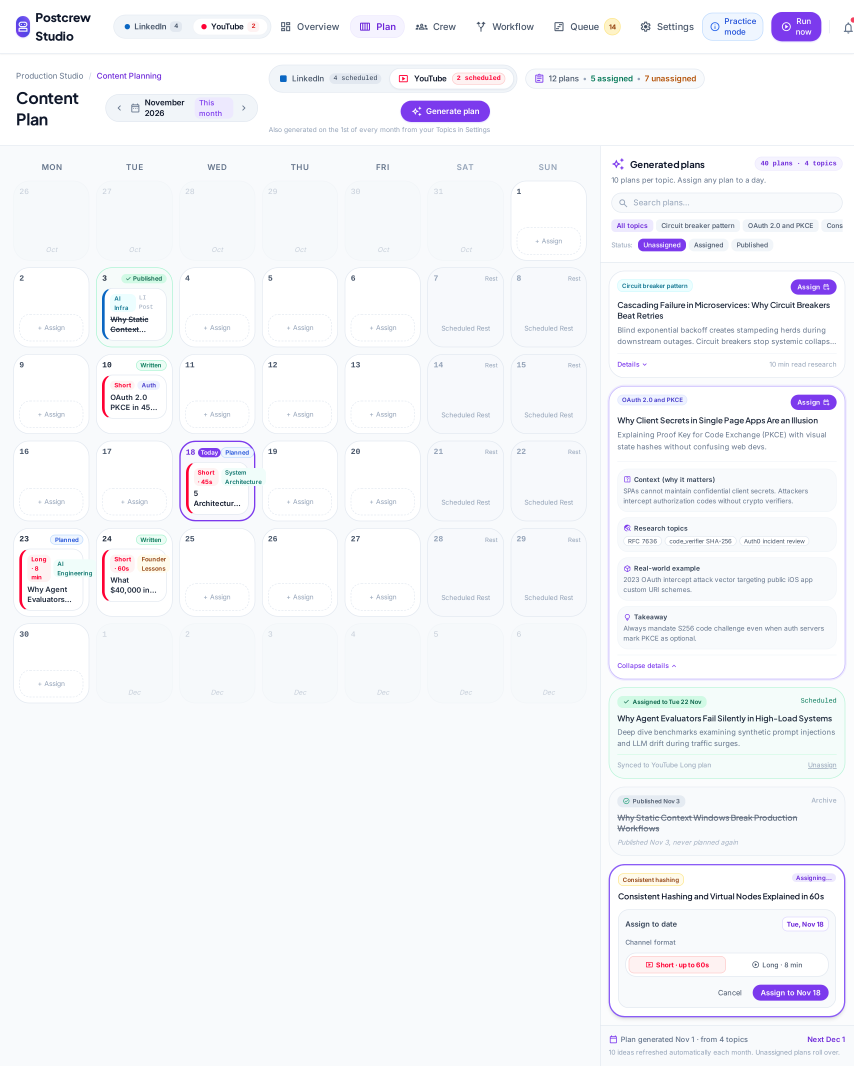
#> input picture design/stitch/content-plan-monthly-editorial-board.png, 2560 x 3196 px (shown at 1/3 size)
$ python -i qa.py   (imports and definitions only)
#> lines starting #> are read from the running program, lines starting #| are printed output that depends on the picture; after the words box and inside, x2 and y2 are one past the last pixel; in counts of white or black regions, pixels touching at a corner belong together
#> further down, picture is the input picture: PIL image 2560x3196 RGB; mean R, G, B 245.4, 246.5, 249.9
"""Quality checks on a finished video, with no AI: is there sound where the voice should be, is the voice clean, are the frames right.

Everything here is ffmpeg and Pillow, so it costs nothing and runs in seconds. It looks for what went wrong in earlier videos:

  sound   no audio at all; a stretch where the voice should speak but nothing is heard (missing sound); a long silence in the middle;
          loudness far from the target; clipping.
  frames  black frames; a frame that is frozen for many seconds; a scene whose picture is empty; things drawn too near the edge.
  format  the size and the length.

`inspect` returns findings [{"scene", "kind", "severity": "error" | "warn", "message"}] and a 0-100 score. An error is something a
viewer would notice at once and is worth fixing (or recording again); a warning is reported and left.
"""
import io
import re
import shutil
import subprocess

from PIL import Image, ImageChops, ImageFilter, ImageStat

LUFS_OK = (-19.0, -10.0)     # explainroo normalises to -14
SPEECH_DB = -42.0            # a voice span quieter than this (mean volume) is missing sound
SILENCE_S = 2.5              # a silence this long in the middle of the video
FREEZE_S = 10.0              # a frame that does not change for this long
PENALTY = {"error": 15, "warn": 4}


def _ffmpeg(args, timeout=300):
    r = subprocess.run(["ffmpeg", "-hide_banner", "-nostats", *args], capture_output=True, text=True, timeout=timeout)
    return r.stderr


# [54 lines left out: functions audio_facts, mean_volume, silences, black_frames, frozen, frame_at, not called in this run]


def ink(img, thr=38):
    """A mask of what is drawn (edges and bright shapes) as opposed to the smooth background: 1 where there is something."""
#> called with thr = 38
    g = img.convert("L")
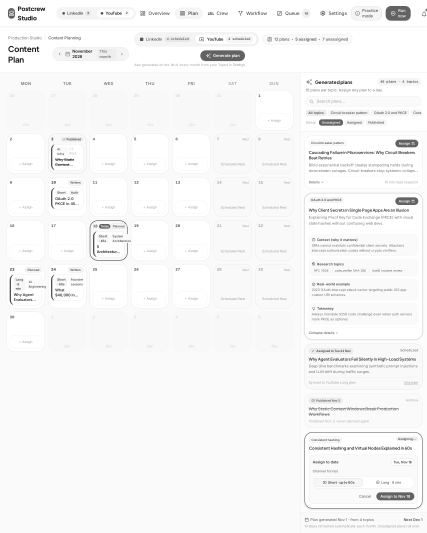
#> g: PIL image 2560x3196 L (shown at 1/6 size); min 23, max 255, mean 246.7
    edges = g.filter(ImageFilter.FIND_EDGES).point(lambda v: 255 if v > thr else 0)
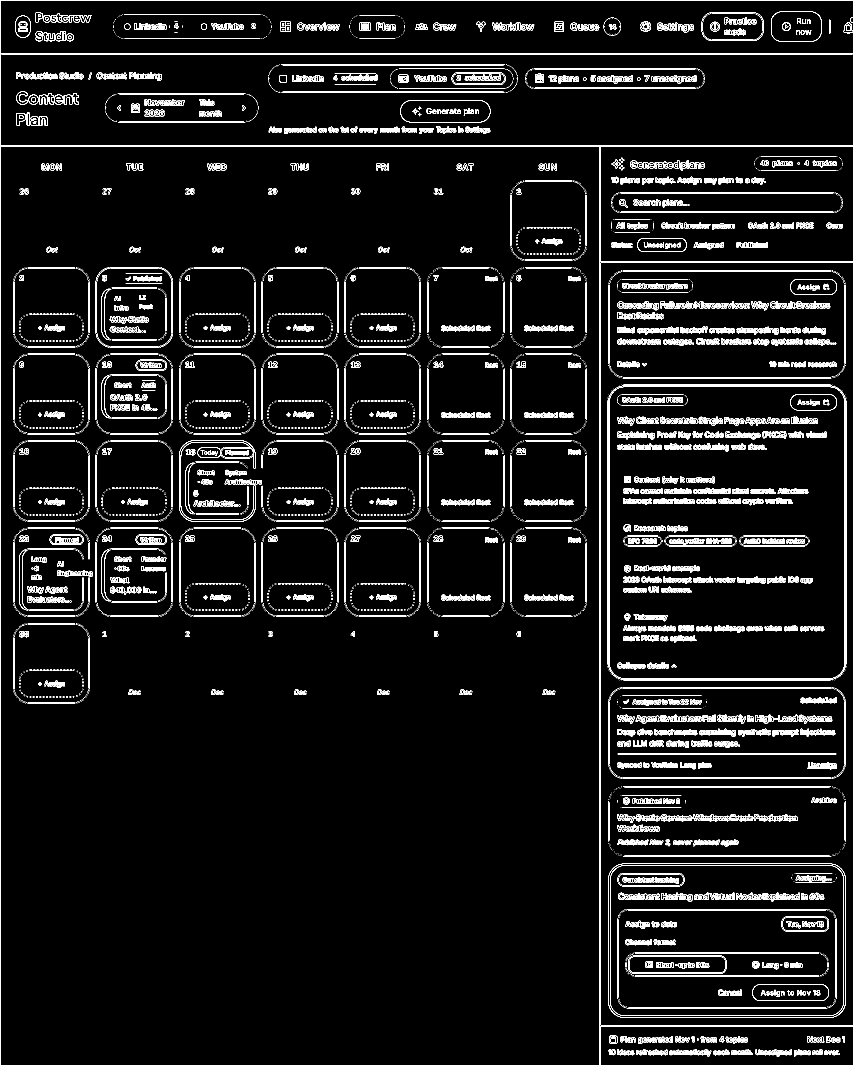
#> edges: PIL image 2560x3196 L (shown at 1/3 size); 4.2% white in thin lines or dots
    bright = ImageChops.subtract(g, g.filter(ImageFilter.GaussianBlur(18))).point(lambda v: 255 if v > 28 else 0)
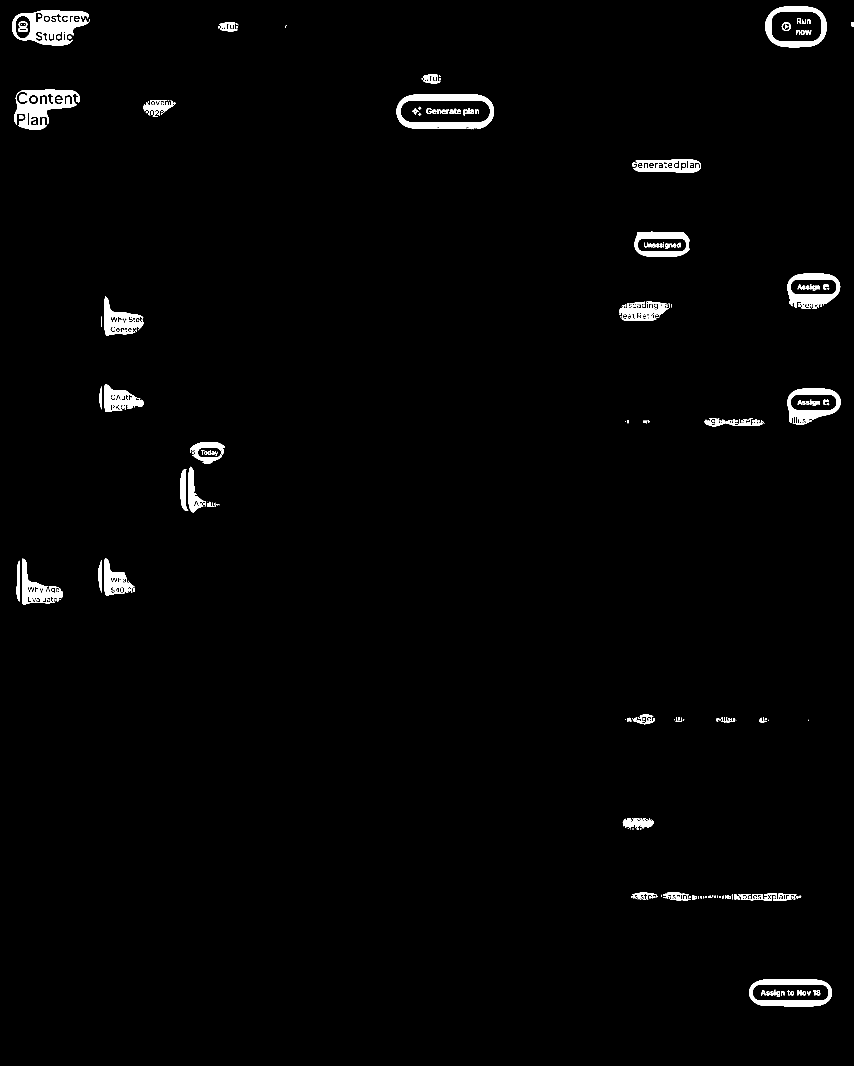
#> bright: PIL image 2560x3196 L (shown at 1/3 size); 1.6% white; 286 white regions (114 under 20 px), largest, box (x1, y1, x2, y2) and area: (36, 32, 270, 136) 11892, (1190, 283, 1482, 388) 11152, (42, 269, 240, 390) 10659
    return ImageChops.lighter(edges, bright)
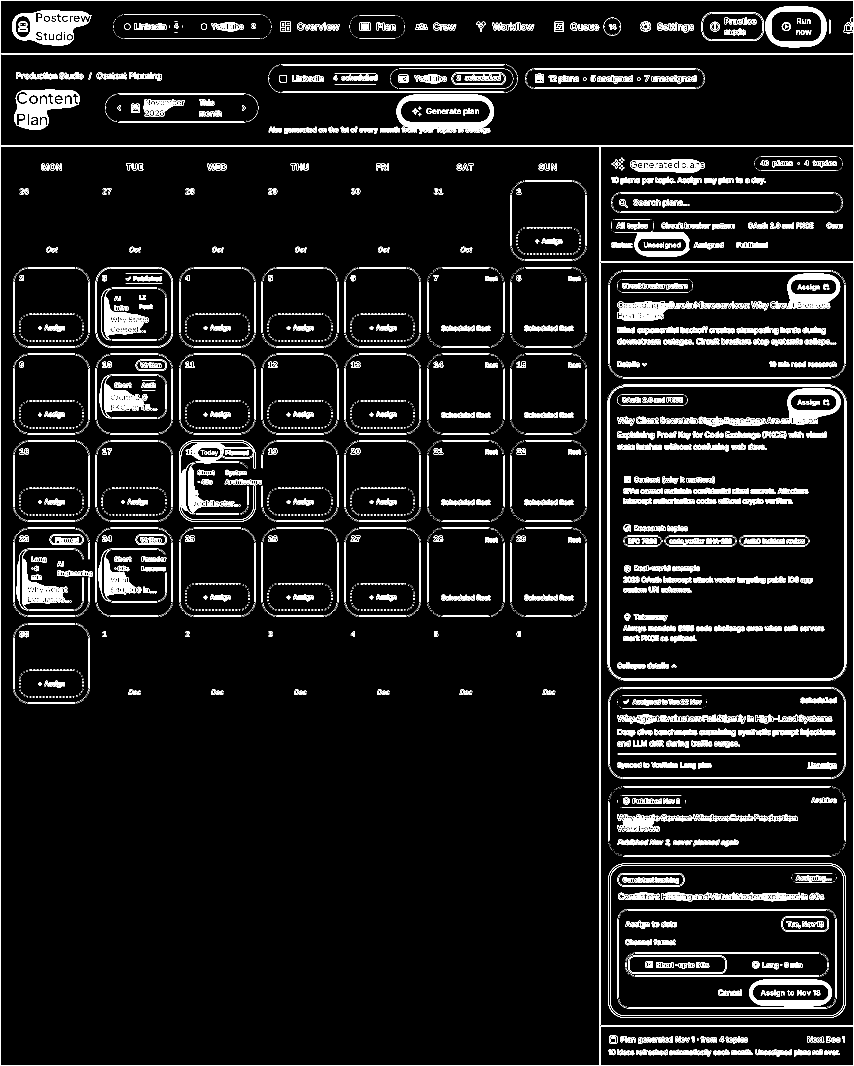
#> returned value: PIL image 2560x3196 L (shown at 1/3 size); 5.5% white; 8297 white regions (6733 under 20 px), largest, box (x1, y1, x2, y2) and area: (0, 0, 2560, 3196) 27938, (1190, 283, 1482, 402) 12447, (36, 32, 274, 136) 12415


def frame_facts(img, side=0.035):
    """{"coverage": share of the frame with something drawn, "edge": share of the left/right edge strips with something drawn}."""
    m = ink(img)
    w, h = m.size
    cover = ImageStat.Stat(m).mean[0] / 255
#> cover = 0.0545
    strip = max(2, int(w * side))
    top, bottom = int(h * 0.06), int(h * 0.94)   # the corners hold the watermark and the app's buttons
    left, right = m.crop((0, top, strip, bottom)), m.crop((w - strip, top, w, bottom))
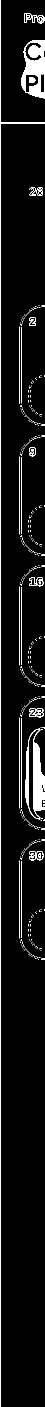
#> left: PIL image 89x2813 L (shown at 1/2 size); 5.4% white; 472 white regions (445 under 20 px), largest, box (x1, y1, x2, y2) and area: (50, 1457, 89, 1639) 3301, (42, 80, 89, 197) 3142, (0, 0, 89, 2813) 2989
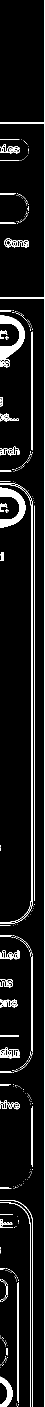
#> right: PIL image 89x2813 L (shown at 1/2 size); 6.8% white; 340 white regions (272 under 20 px), largest, box (x1, y1, x2, y2) and area: (0, 0, 89, 2813) 3165, (0, 630, 50, 735) 1879, (0, 975, 51, 1056) 1651
    edge = max(ImageStat.Stat(left).mean[0], ImageStat.Stat(right).mean[0]) / 255
#> edge = 0.0676
    return {"coverage": cover, "edge": edge}


# [47 lines left out: function inspect, not called in this run]

>>> from PIL import Image
>>> picture = Image.open('../../design/stitch/content-plan-monthly-editorial-board.png')
>>> result = frame_facts(picture)
#> result = {'coverage': 0.0545, 'edge': 0.0676}

$ run again, on design/stitch/overview-dashboard.png
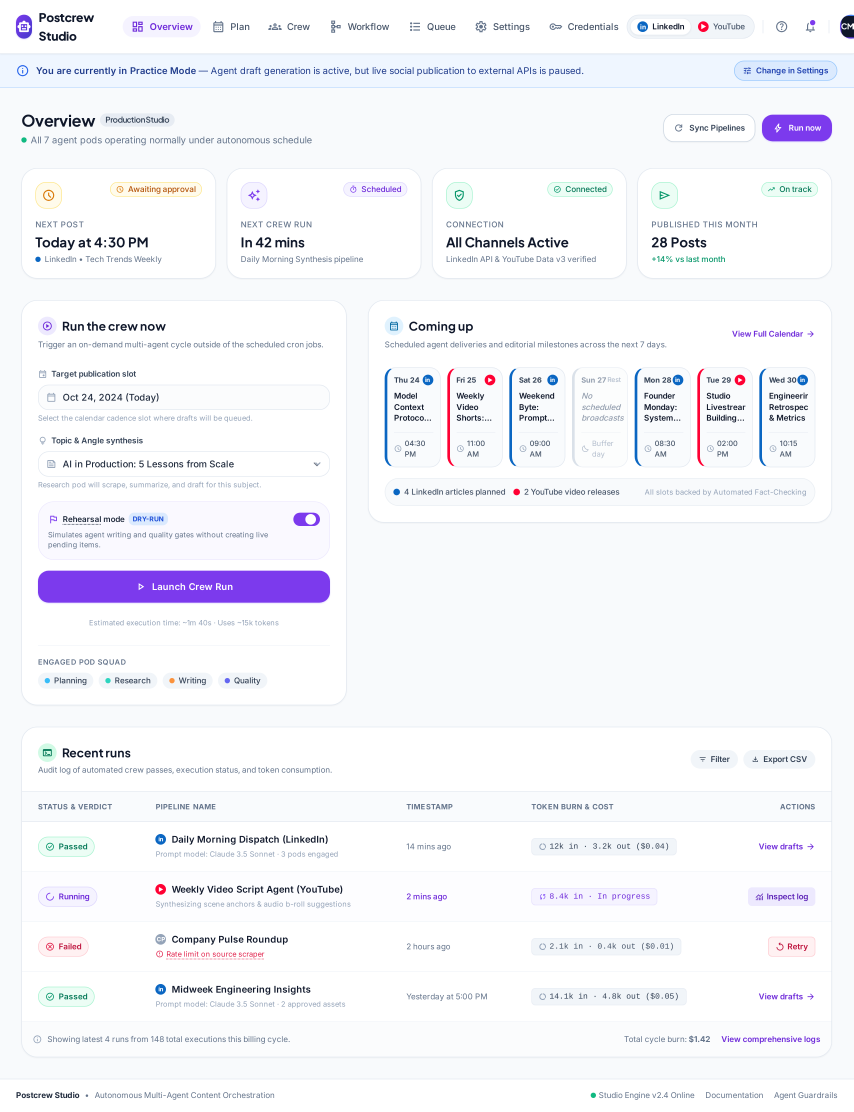
#> input picture design/stitch/overview-dashboard.png, 2560 x 3334 px (shown at 1/3 size)
#> picture is the input picture: PIL image 2560x3334 RGB; mean R, G, B 244.6, 245.1, 249.6
#> in ink, `edges = g.filter(ImageFilter.FIND_EDGES).point(lambda v: 255 if v > th..`:
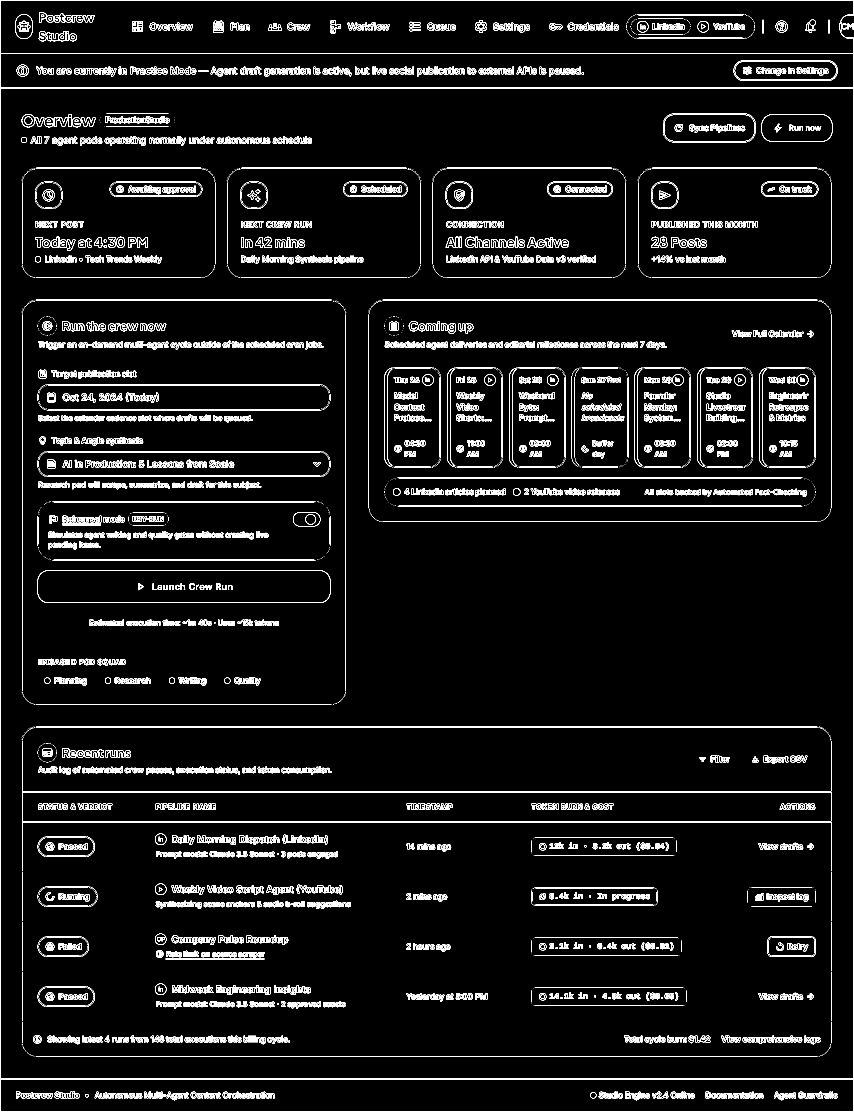
#> edges: PIL image 2560x3334 L (shown at 1/3 size); 4.1% white in thin lines or dots
#> bright: PIL image 2560x3334 L; 2.8% white; 318 white regions (111 under 20 px), largest, box (x1, y1, x2, y2) and area: (98, 1694, 1006, 1826) 33166, (1336, 697, 1704, 761) 13783, (36, 32, 277, 137) 12612
#> cover = 0.0641
#> left: PIL image 89x2933 L; 2.6% white in thin lines or dots
#> in frame_facts, `left, right = m.crop((0, top, strip, bottom)), m.crop((w - strip, top,..`:
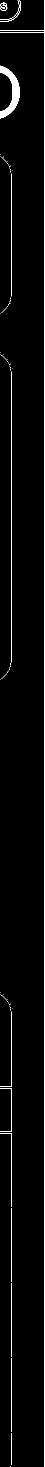
#> right: PIL image 89x2933 L (shown at 1/2 size); 2.6% white; 69 white regions (55 under 20 px), largest, box (x1, y1, x2, y2) and area: (0, 0, 89, 2933) 3109, (0, 131, 40, 237) 1579, (22, 743, 23, 1325) 582
#> edge = 0.0265
#> result = {'coverage': 0.0641, 'edge': 0.0265}

$ run again, on design/stitch/plan-weekly-editorial-board.png
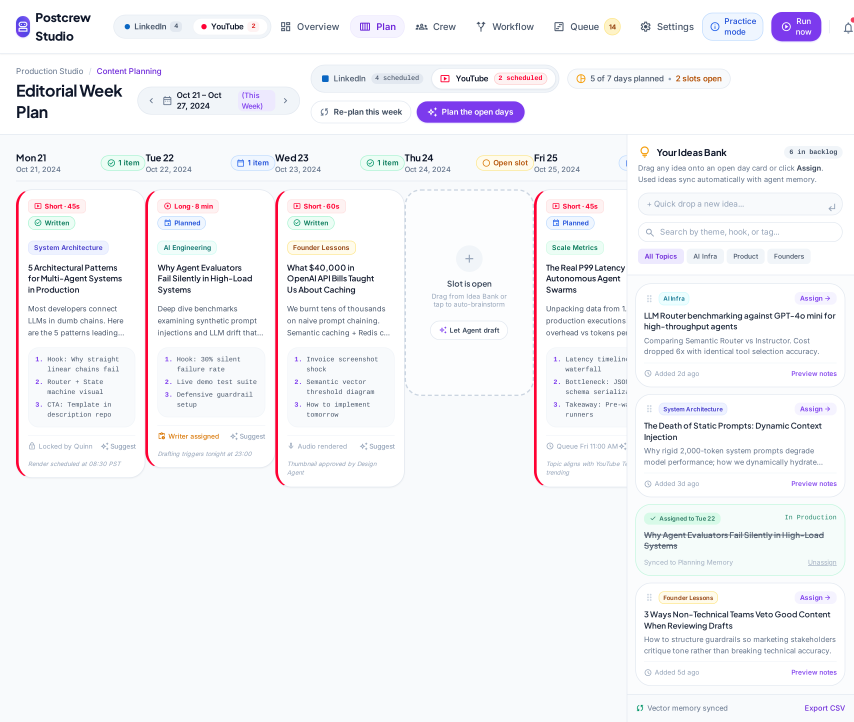
#> input picture design/stitch/plan-weekly-editorial-board.png, 2560 x 2166 px (shown at 1/3 size)
#> picture is the input picture: PIL image 2560x2166 RGB; mean R, G, B 244.6, 244.3, 247.4
#> in ink, `edges = g.filter(ImageFilter.FIND_EDGES).point(lambda v: 255 if v > th..`:
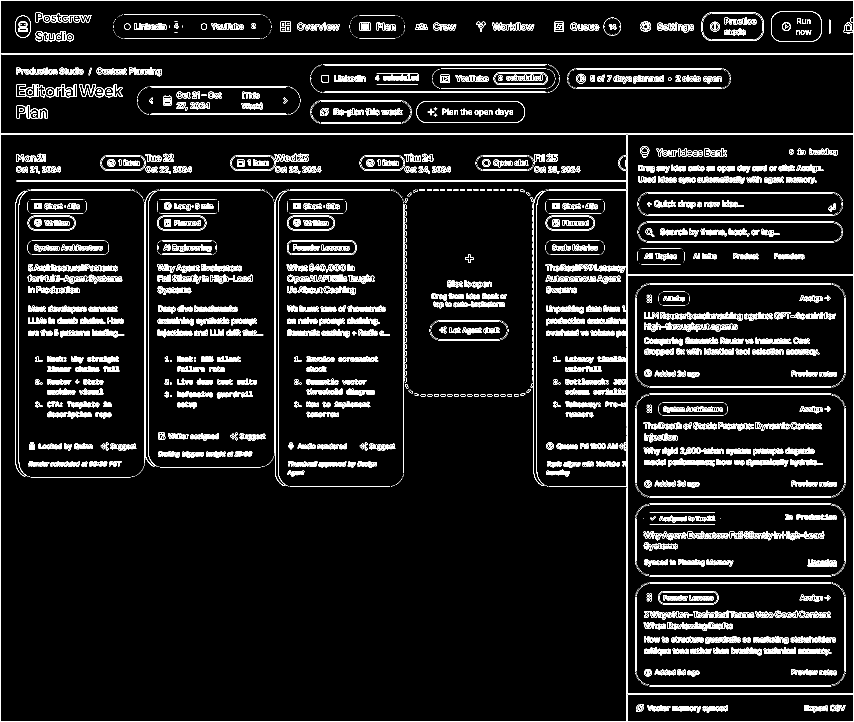
#> edges: PIL image 2560x2166 L (shown at 1/3 size); 5.5% white in thin lines or dots
#> bright: PIL image 2560x2166 L; 3% white; 259 white regions (112 under 20 px), largest, box (x1, y1, x2, y2) and area: (56, 605, 351, 1398) 17639, (834, 606, 1101, 1425) 17407, (41, 239, 370, 368) 16904
#> cover = 0.0788
#> left: PIL image 89x1907 L; 8.5% white; 44 white regions (22 under 20 px), largest, box (x1, y1, x2, y2) and area: (47, 443, 89, 1300) 6632, (41, 111, 89, 237) 3506, (0, 0, 89, 1907) 2173
#> in frame_facts, `left, right = m.crop((0, top, strip, bottom)), m.crop((w - strip, top,..`:
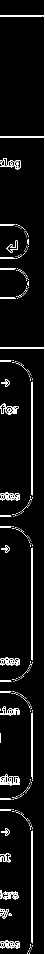
#> right: PIL image 89x1907 L (shown at 1/2 size); 4.9% white in thin lines or dots
#> edge = 0.0851
#> result = {'coverage': 0.0788, 'edge': 0.0851}
